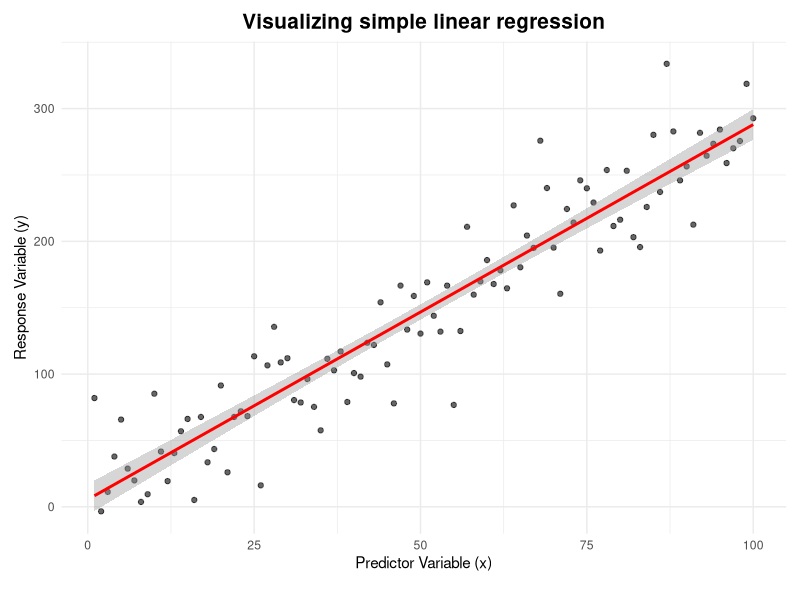
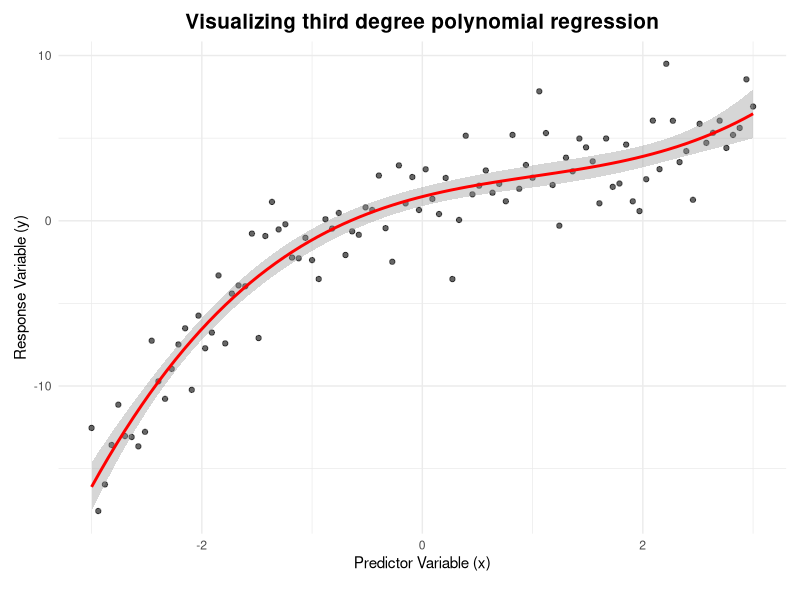
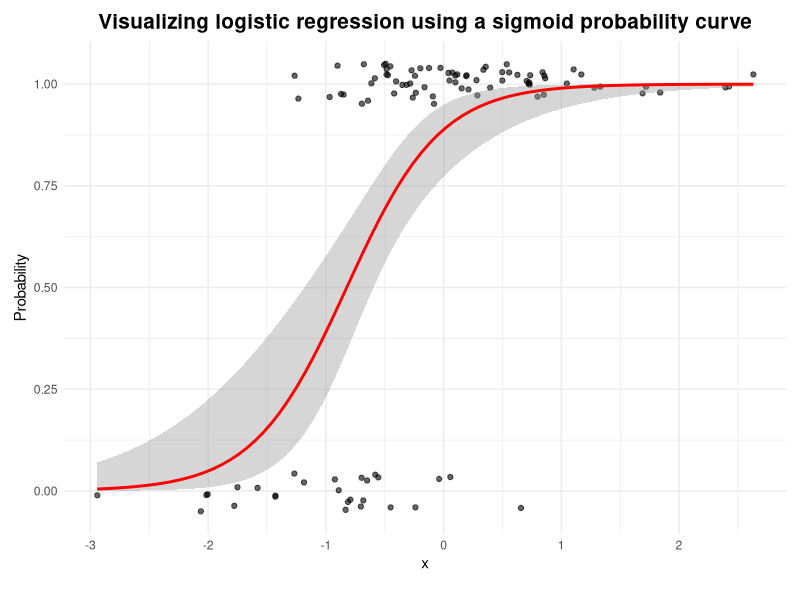
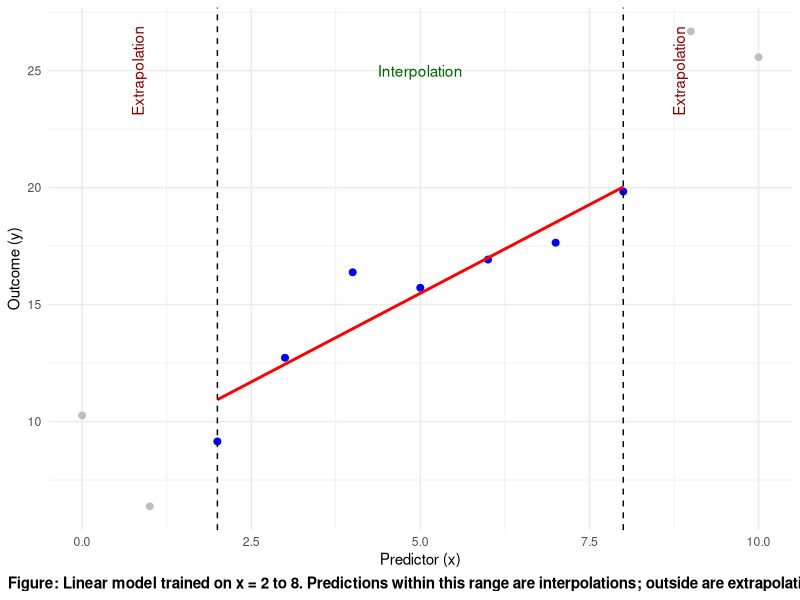
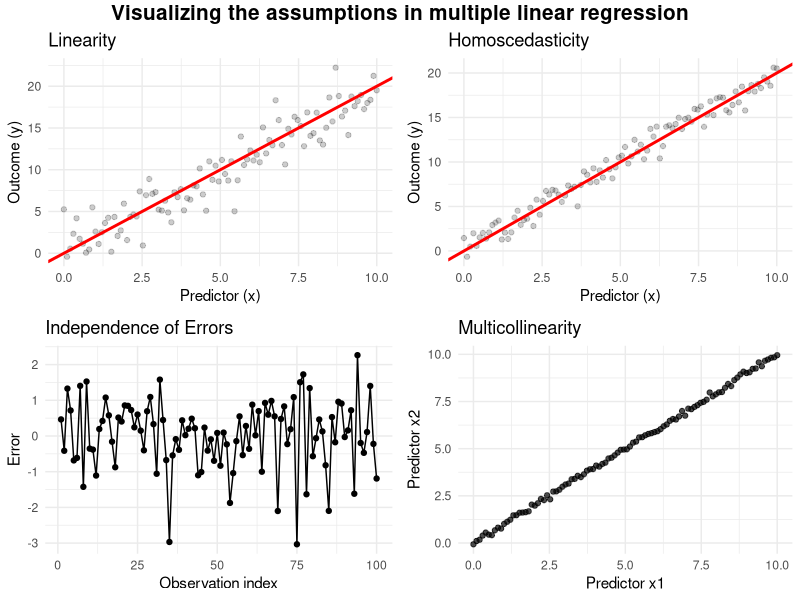

Write R code to recreate these figures, in order.
## ---- chunk 1
library(ggplot2)
library(grid)
library(gridExtra)

reg_theme <- theme_minimal() +
  theme(
    plot.title = element_text(face='bold', size=15, hjust=0.5),
    plot.margin = margin(10, 10, 20, 10)
  )

set.seed(402)
x <- 1:100
noise <- rnorm(100, mean = 0, sd = 30)
y <- 3 * x + noise
df_linear <- data.frame(x = x, y = y)

ggplot(df_linear, aes(x, y)) +
  geom_point(alpha = 0.6) +
  geom_smooth(method = "lm", se = TRUE, color = "red", formula = y ~ x, fullrange = TRUE) +
  labs(
    title = "Visualizing simple linear regression",
    x = "Predictor Variable (x)",
    y = "Response Variable (y)"
  ) + reg_theme
  
## ---- chunk 2
set.seed(402)
x <- seq(-3, 3, length.out = 100)
y <- 2 + 1.5 * x - 0.8 * x^2 + 0.3 * x^3 + rnorm(100, sd = 2)
df_poly <- data.frame(x = x, y = y)

ggplot(df_poly, aes(x, y)) +
  geom_point(alpha = 0.6) +
  geom_smooth(method = "lm", se = TRUE, formula = y ~ poly(x, 3), color = "red") +
  labs(title = "Visualizing third degree polynomial regression", x = "Predictor Variable (x)", y = "Response Variable (y)") +
  reg_theme
## ---- chunk 3
set.seed(402)
x <- rnorm(100)
prob <- 1 / (1 + exp(-(2 + 3 * x)))
y <- rbinom(100, 1, prob)
df_logistic <- data.frame(x = x, y = y)

ggplot(df_logistic, aes(x, y)) +
  geom_point(alpha = 0.6, position = position_jitter(height = 0.05)) +
  stat_smooth(method = "glm", formula = y ~ x, se = TRUE, 
              method.args = list(family = "binomial"), color = "red") +
  labs(title = "Visualizing logistic regression using a sigmoid probability curve", x = "x", y = "Probability") +
  reg_theme
## ---- chunk 4
image = "https://imgs.xkcd.com/comics/extrapolating.png"
cat(paste0('<img src="', image,  '"><br>')) 
## ---- chunk 5
set.seed(402)
x_full <- 0:10
y_full <- 5 + 2 * x_full + rnorm(length(x_full), sd = 2)
df_full <- data.frame(x = x_full, y = y_full)
df_train <- subset(df_full, x >= 2 & x <= 8)

ggplot(df_full, aes(x, y)) +
  geom_point(color = "gray", size = 2) +
  geom_point(data = df_train, aes(x, y), color = "blue", size = 2) +
  geom_smooth(data = df_train, aes(x, y), method = "lm", se = FALSE, color = "red") +
  geom_vline(xintercept = c(2, 8), linetype = "dashed", color = "black") +
  annotate("text", x = 1, y = 25, label = "Extrapolation", angle = 90, vjust = -0.5, color = "darkred") +
  annotate("text", x = 9, y = 25, label = "Extrapolation", angle = 90, vjust = -0.5, color = "darkred") +
  annotate("text", x = 5, y = 25, label = "Interpolation", color = "darkgreen") +
  labs(
    x = "Predictor (x)",
    y = "Outcome (y)",
    caption = "Figure: Linear model trained on x = 2 to 8. Predictions within this range are interpolations; outside are extrapolations."
  ) +
  theme_minimal() +
  theme(plot.caption = element_text(hjust = 0.5, face = "bold", size = 11))

## ---- chunk 6
set.seed(402)
x1 <- seq(0, 10, length.out = 100)
y_linear <- 2 * x1 + rnorm(100, mean = 0, sd = 2)
df1 <- data.frame(x = x1, y = y_linear)

p1 <- ggplot(df1, aes(x = x, y = y)) +
  geom_point(alpha = 0.2) +
  geom_abline(slope = 2, intercept = 0, color = "red", linewidth = 1) +
  labs(title = "Linearity", x = "Predictor (x)", y = "Outcome (y)") +
  theme_minimal()

x2 <- seq(0, 10, length.out = 100)
y_homoscedastic <- 2 * x2 + rnorm(100, mean = 0, sd = 1)
df2 <- data.frame(x = x2, y = y_homoscedastic)

p2 <- ggplot(df2, aes(x = x, y = y)) +
  geom_point(alpha = 0.2) +
  geom_abline(slope = 2, intercept = 0, color = "red", linewidth = 1) +
  labs(title = "Homoscedasticity", x = "Predictor (x)", y = "Outcome (y)") +
  theme_minimal()

errors <- rnorm(100)
df3 <- data.frame(index = 1:100, error = errors)

p3 <- ggplot(df3, aes(x = index, y = error)) +
  geom_line() +
  geom_point() +
  labs(title = "Independence of Errors", x = "Observation index", y = "Error") +
  theme_minimal()

x4_1 <- seq(0, 10, length.out = 100)
x4_2 <- x4_1 + rnorm(100, mean = 0, sd = 0.1)
df4 <- data.frame(x1 = x4_1, x2 = x4_2)

p4 <- ggplot(df4, aes(x = x1, y = x2)) +
  geom_point(alpha = 0.7) +
  labs(title = "Multicollinearity", x = "Predictor x1", y = "Predictor x2") +
  theme_minimal()

grid.arrange(p1, p2, p3, p4, ncol = 2, 
             top = textGrob("Visualizing the assumptions in multiple linear regression",gp=gpar(fontsize=15,font=2)))
